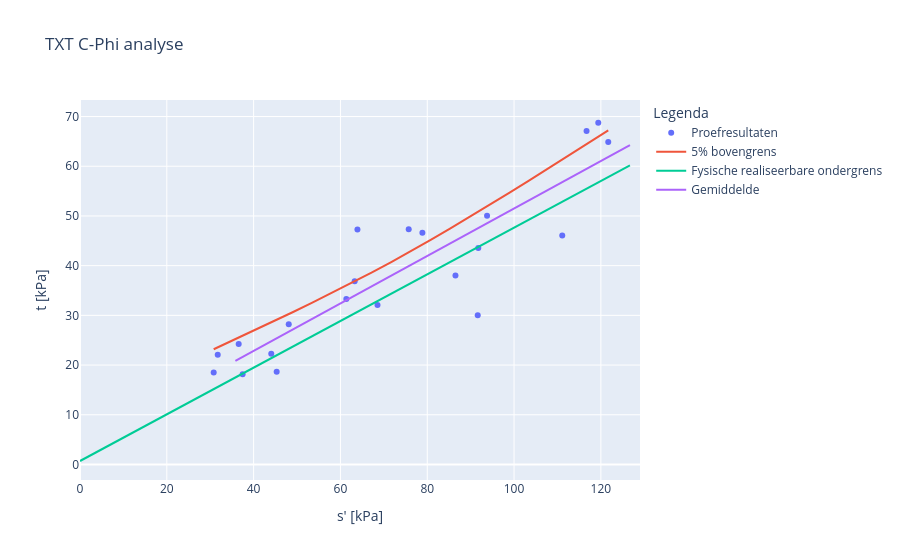

The code cell stored with this chart in its notebook:
### Code cell
# test c phi analyse
from pv_tool.analysis.c_phi_analysis import CPhiAnalyse
from pv_tool.analysis.variables import *

dbase_df = dbase.dbase_df
#print(dbase_df.index)

# Controleer dropdown keuze verzameling
if dropdown_verzameling_txt.value:
    print(f'Je hebt gekozen: {dropdown_verzameling_txt.value}')
else:
    print("Er is geen verzameling geselecteerd.")

# Controleer dropdown templates en geef de gekozen waarde terug
if dropdown_rekpercentage.value:
    print(f'Je hebt gekozen: {dropdown_rekpercentage.value}')
else:
    print("Er is geen template geselecteerd.")


#analyse = CPhiAnalyse(dbase=dbase, investigation_groups=['TXT_SAFE_klei_licht_16_175'], effective_stress='15% rek',
#                      analysis_type='TXT_CPhi')
analyse = CPhiAnalyse(dbase=dbase, investigation_groups=[dropdown_verzameling_txt.value], effective_stress= dropdown_rekpercentage.value,
                      analysis_type='TXT_CPhi')


#analyse.apply_parameters(cohesie_gem = 8)
#analyse.apply_parameters(phi_kar = 0.53)
#analyse.apply_parameters(cohesie_kar = 6.72)

#analyse.apply_settings(material_factor_cohesion = 1) 
#analyse.apply_settings(material_factor_tan_phi = 1) 

#analyse.apply_settings(alpha = Alpha.LOCAL) 

analyse.factsheet()
analyse.show_figure()

# Bestandspad samenstellen: gekozen map + bestandsnaam
bestand_naam = f"{selected_directory}/c_phi_data_geforceerd.xlsx"
# Dataframe tussenstappen
df = analyse.cphi_analyses_data_df

# Exporteer DataFrame naar Excel
df.to_excel(bestand_naam, index=False)

### Figure 1 — Plotly figure (JSON) as saved in the notebook; plotly's stock layout.template omitted (floating-point values rounded to 4 significant figures)
{"data": [{"hoverinfo": "text", "mode": "markers", "name": "Proefresultaten", "text": ["8.0_bo_36-5_1002+002_kr_9a", "16.0_bo_36-5_964+006_kr_5", "22.0_bo_36-5_964+006_kr_10", "31.0_bo_36-5_969+001_kr_3", "35.0_bo_36-5_969+001_kr_7", "48.0_bo_36-5_972+100_kr_13", "55.0_bo_36-5_972+100_kr_7", "60.0_bo_36-5_978+101_kr_3", "66.0_bo_36-5_978+101_kr_9", "77.0_bo_36-5_983+001_kr_7", "85.0_bo_36-5_987+094_bit_4", "86.0_bo_36-5_987+094_bit_5", "87.0_bo_36-5_987+094_bit_6a", "95.0_bo_36-5_990+099_bit_3", "96.0_bo_36-5_990+099_bit_4", "115.0_bo_36-5_991+042_kr_6", "116.0_bo_36-5_991+042_kr_7", "118.0_bo_36-5_991+042_kr_9", "127.0_bo_36-5_994+094_kr_1", "135.0_bo_36-5_994+094_kr_8", "148.0_bo_36-5_999+001_kr_10"], "type": "scatter", "x": [75.73, 111.1, 91.76, 37.46, 78.88, 30.8, 91.63, 45.31, 68.54, 93.78, 63.28, 44.06, 31.73, 48.09, 36.56, 121.7, 86.5, 61.36, 63.92, 119.4, 116.7], "y": [47.34, 46.05, 43.57, 18.14, 46.63, 18.49, 30.04, 18.64, 32.06, 50.02, 36.88, 22.28, 22.05, 28.19, 24.26, 64.87, 38.0, 33.29, 47.25, 68.75, 67.1]}, {"mode": "lines", "name": "5% bovengrens", "type": "scatter", "x": [30.8, 35.34, 39.89, 44.44, 48.98, 53.53, 58.07, 62.62, 67.16, 71.71, 76.25, 80.8, 85.34, 89.89, 94.43, 98.98, 103.5, 108.1, 112.6, 117.2, 121.7], "y": [23.18, 25.01, 26.86, 28.73, 30.62, 32.54, 34.51, 36.52, 38.58, 40.71, 42.91, 45.17, 47.48, 49.85, 52.26, 54.7, 57.17, 59.66, 62.17, 64.69, 67.22]}, {"mode": "lines", "name": "Fysische realiseerbare ondergrens", "type": "scatter", "x": [0, 126.7], "y": [0.6967, 60.19]}, {"mode": "lines", "name": "Gemiddelde", "type": "scatter", "x": [35.8, 126.7], "y": [20.85, 64.26]}], "layout": {"legend": {"title": {"text": "Legenda"}}, "title": {"text": "TXT C-Phi analyse"}, "xaxis": {"title": {"text": "s' [kPa]"}}, "yaxis": {"title": {"text": "t [kPa]"}}}}
